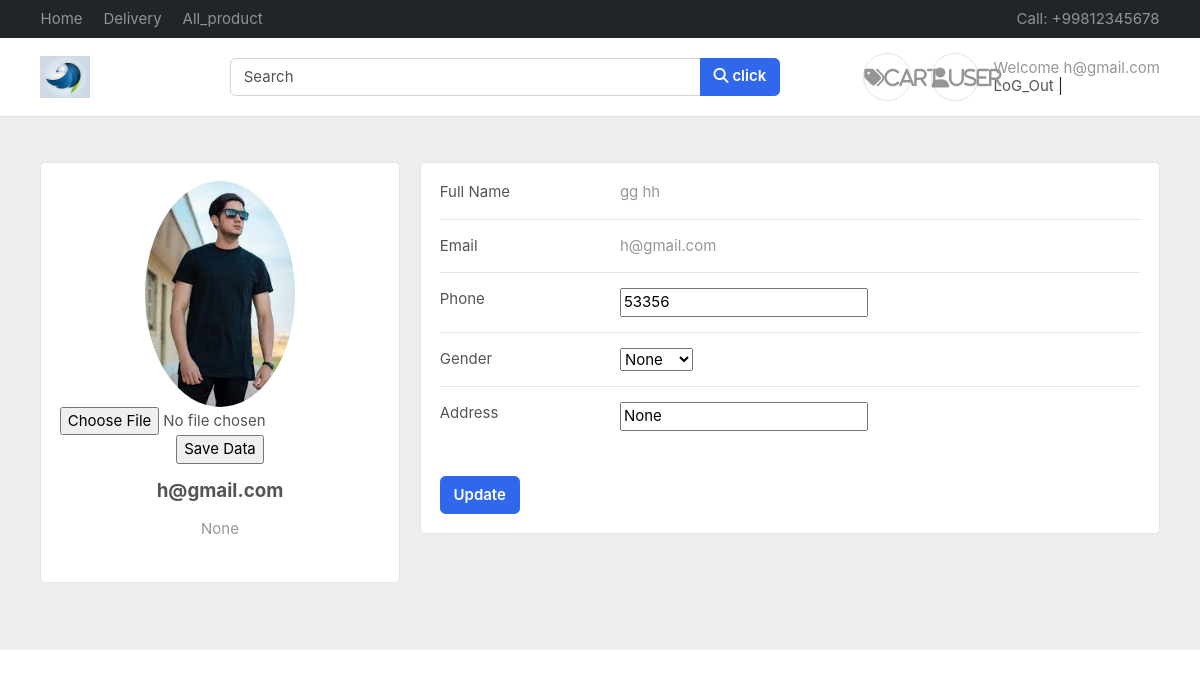
The page /accounts/profile (signed in) on the database as committed earlier.
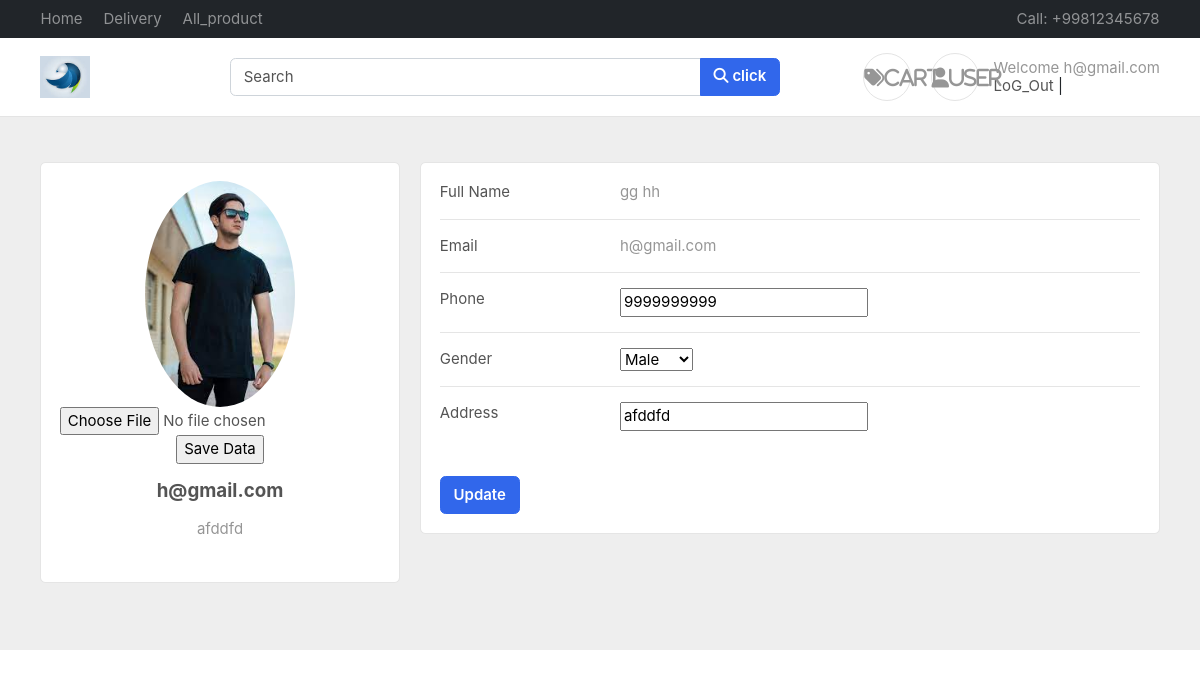
The same page on the database as committed later.
### accounts/models.py (models this page shows)
class Profile(BaseModel1):
    user = models.OneToOneField(User, on_delete=models.CASCADE, related_name="profile")
    is_verified=models.BooleanField(default=False)
    email_token=models.CharField(max_length=100, null=True, blank=True)
    profile_image=models.ImageField(upload_to="profile")
    contact_no=models.PositiveBigIntegerField(null=True, blank=True)
    gender=models.CharField(max_length=10, null=True, blank=True)
    address=models.CharField(max_length=100, null=True, blank=True)

### accounts/views.py (the view)
# urls.py: path('profile',profile ,name="Profile"),
def profile(request):
    user=request.user
    details=Profile.objects.get(user=user)
    if request.method=='POST':
        details.contact_no=request.POST.get('mynumber')
        details.gender=request.POST.get('add_gender')
        details.address=request.POST.get('add_address')
        details.save()
        return HttpResponseRedirect(request.path_info)
    return render (request, 'accounts/profile.html',{'user':user,'details':details})

### templates/accounts/profile.html (shortened to what this page needs)
{% extends "base/base.html"%}
{% block start %}
{% load static %}
<section style="background-color: #eee;">
    <div class="container py-5">
      <div class="row">
        <div class="col-lg-4">
          <div class="card mb-4">
            <div id="photo_id" class="card-body text-center" >
                    <img id="profile_image"  src="/media/{{details.profile_image}}" alt="avatar"
                    class="rounded-circle img-fluid" style="width: 150px;">
                <form action="{% url "Img_update" %}" method="POST" enctype="multipart/form-data">
                    <input type="file" name="myImage" accept="image/png, image/gif, image/jpeg" />
                    <input type="submit" value="Save Data">
                </form>
              <h5 class="my-3">{{user.username}}</h5>
              <p class="text-muted mb-4">{{details.address}}</p>
            </div>
          </div>
        </div>
        <div class="col-lg-8">
          <div class="card mb-4">
            <div class="card-body">
              <div class="row">
                <div class="col-sm-3">
                  <p class="mb-0">Full Name</p>
                </div>
                <div class="col-sm-9">
                  <p id="givn_name" class="text-muted mb-0" >{{user.first_name}} {{user.last_name}}</p>
                </div>
              </div>
              <hr>
              <div class="row">
                <div class="col-sm-3">
                  <p class="mb-0">Email</p>
                </div>
                <div  id="new" class="col-sm-9">
                  <p class="text-muted mb-0">{{user.email}}</p>
                </div>
              </div>
              <hr>
              <div class="row">
                <div class="col-sm-3">
                  <p class="mb-0">Phone</p>
                </div>
                <div class="col-sm-9">
                    <form id="frm" name="frm" method="POST">
                        <input type="number" id="fname" name="mynumber" value="{{details.contact_no}}" required>
                    </div>
              </div>
              <hr>
              <div class="row">
                <div class="col-sm-3">
                  <p class="mb-0">Gender</p>
                </div>
                <div class="col-sm-9">
                    <select name='add_gender' value="{{details.gender}}">
                        <option value={{details.gender}} selected hidden>{{details.gender}}</option>
                      </select>
                 </div>
              </div>
              <hr>
              <div class="row">
                <div class="col-sm-3">
                  <p class="mb-0">Address</p>
                </div>
                <div class="col-sm-9">
                        <input type="text" id="fname" name="add_address" value="{{details.address}}" required>
                </div>
              </div>
              <div >
                <br><br><input class="btn btn-primary" type="submit" value="Update">
           </div>
            </div>
          </div>
        </div>
      </div>
    </div>
  </section>
  {% endblock %}

### templates/base/base.html (shortened to what this page needs)
{% load static %}
<!DOCTYPE HTML>
<html lang="en">
<head>
<link href="/media/css/bootstrap.css" rel="stylesheet" type="text/css"/>
<link href="/media/fonts/fontawesome/css/all.min.css" type="text/css" rel="stylesheet">
<link href="/media/css/ui.css" rel="stylesheet" type="text/css"/>
<link href="/media/css/responsive.css" rel="stylesheet" />
</head>
<body>
	<header class="section-header">
		<nav class="navbar navbar-dark navbar-expand p-0 bg-dark">
		<div class="container">
			<ul class="navbar-nav d-none d-md-flex mr-auto">
				<li class="nav-item"><a class="nav-link" href="{% url "Index" %}">Home</a></li>
				<li class="nav-item"><a class="nav-link" href="{% url 'Delivery' %}">Delivery</a></li>
				<li class="nav-item" ><a class="nav-link" href="{% url 'All_product' %}">All_product</a></li>
			</ul>
			<ul class="navbar-nav">
				<li class="nav-item"><a href="#" class="nav-link"> Call: +99812345678 </a></li>
			</ul>
		  </div>
		</nav>
		<section class="header-main border-bottom">
			<div class="container">
		<div class="row align-items-center">
			<div class="col-lg-2 col-4">
				<div class="brand-wrap">
					<img class="logo">
				</div>
			</div>
			<div class="col-lg-6 col-sm-12">
				<form id="search_id" action="{% url 'search_product' %}" method="POST"  class="search">
					<div class="input-group w-100">
						<input type="text" name="search_content"  class="form-control" placeholder="Search" onchange="subm()">
						<div class="input-group-append">
						  <button class="btn btn-primary" type="submit">
							<i class="fa fa-search"></i>
						  click</button>
						</div>
					</div>
				</form>
			</div>
			<div class="col-lg-4 col-sm-6 col-8">
				<div class="widgets-wrap float-md-right">
					{% if user.is_authenticated %}
					<div class="widget-header  mr-3">
						<a href="{% url 'Cart' %}" class="icon icon-sm rounded-circle border"><i class="fas fa-tags">cart</i></a>
					</div>
					<div class="widget-header icontext">
						<a href="{%url 'Profile'%}" class="icon icon-sm rounded-circle border"><i class="fa fa-user">user</i></a>
						<div class="text">
							<span class="text-muted">Welcome {{user}}</span>
							<div>
								<a href="{% url "LoG" %}">LoG_Out</a> |
							</div>
							{%else%}
							<span class="text-muted">Welcome!</span>
							<div>
								<a href="{% url "LogIn" %}">Sign in</a> |
								<a href="{% url "Register" %}"> Register</a>
							</div>
							{%endif%}
						</div>
					</div>
				</div>
			</div>
		</div>
			</div>
		</section>
	</header>
		{% block start %}
		{% endblock %}
</body>
</html>

### public/static/css/ui.css (style rules this page uses)
html { font-family: 'Inter', sans-serif; font-size: 15px; }
.icon-xs, .icon-sm, .icon-md, .icon-lg { display: inline-block; text-align: center; flex-shrink: 0; flex-grow: 0; }
.icon-sm { width: 48px; height: 48px; line-height: 48px; font-size: 20px; }
p:last-child { margin-bottom: 0; }
.header-main { position: relative; padding-top: 1rem; padding-bottom: 1rem; }
.brand-wrap .logo, .navbar-brand .logo { margin-right: 7px; max-height: 42px; display: inline-block; }
.widget-header { display: inline-block; vertical-align: middle; position: relative; }
.widget-header a { color: #545454; }
.widget-header i { color: #969696; }
.icontext { display: inline-flex; align-items: center; vertical-align: middle; }
.icontext .text { width: 100%; line-height: 1.2; color: #212529; }
.icontext .icon { position: relative; margin-right: 15px; flex-shrink: 0; flex-grow: 0; }

Rows that differ between the two databases and show on the page:
changed Profile: address "None" → "afddfd"; mynumber "53356" → "9999999999"; add_gender "None" → "Male"; add_address "None" → "afddfd"
